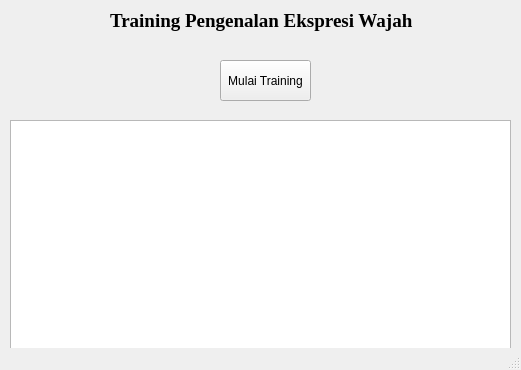
<?xml version="1.0" encoding="UTF-8"?>
<ui version="4.0">
 <class>trainingWindow</class>
 <widget class="QMainWindow" name="trainingWindow">
  <property name="geometry">
   <rect>
    <x>0</x>
    <y>0</y>
    <width>521</width>
    <height>370</height>
   </rect>
  </property>
  <property name="windowTitle">
   <string>MainWindow</string>
  </property>
  <widget class="QWidget" name="centralwidget">
   <widget class="QTextBrowser" name="textBrowser">
    <property name="geometry">
     <rect>
      <x>10</x>
      <y>120</y>
      <width>501</width>
      <height>241</height>
     </rect>
    </property>
   </widget>
   <widget class="QLabel" name="label">
    <property name="geometry">
     <rect>
      <x>110</x>
      <y>10</y>
      <width>311</width>
      <height>21</height>
     </rect>
    </property>
    <property name="font">
     <font>
      <family>Times New Roman</family>
      <pointsize>14</pointsize>
      <weight>75</weight>
      <bold>true</bold>
     </font>
    </property>
    <property name="text">
     <string>Training Pengenalan Ekspresi Wajah</string>
    </property>
   </widget>
   <widget class="QPushButton" name="trainingButton">
    <property name="geometry">
     <rect>
      <x>220</x>
      <y>60</y>
      <width>91</width>
      <height>41</height>
     </rect>
    </property>
    <property name="text">
     <string>Mulai Training</string>
    </property>
   </widget>
  </widget>
  <widget class="QStatusBar" name="statusbar"/>
 </widget>
 <resources/>
 <connections/>
</ui>
